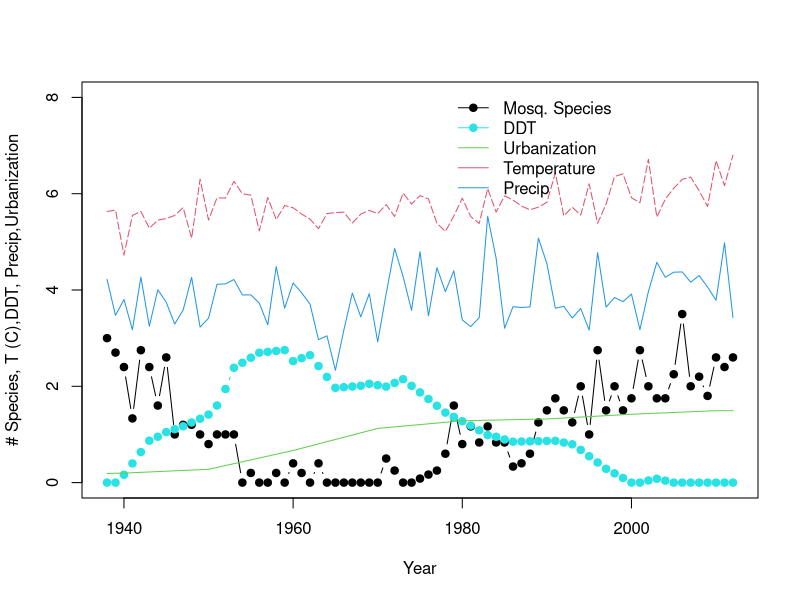
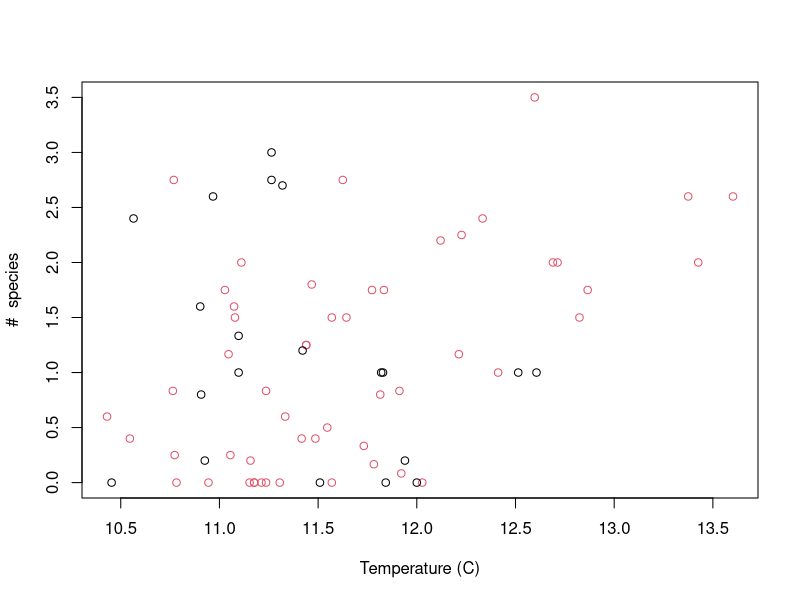
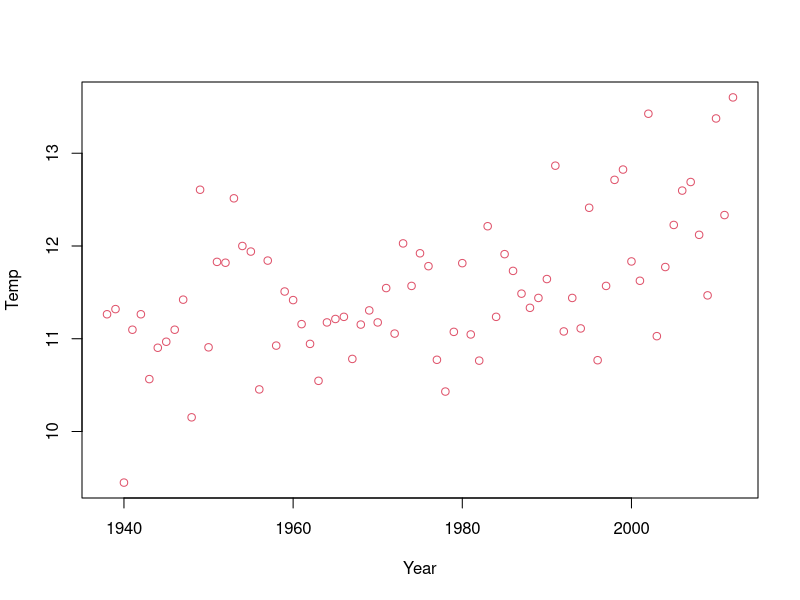
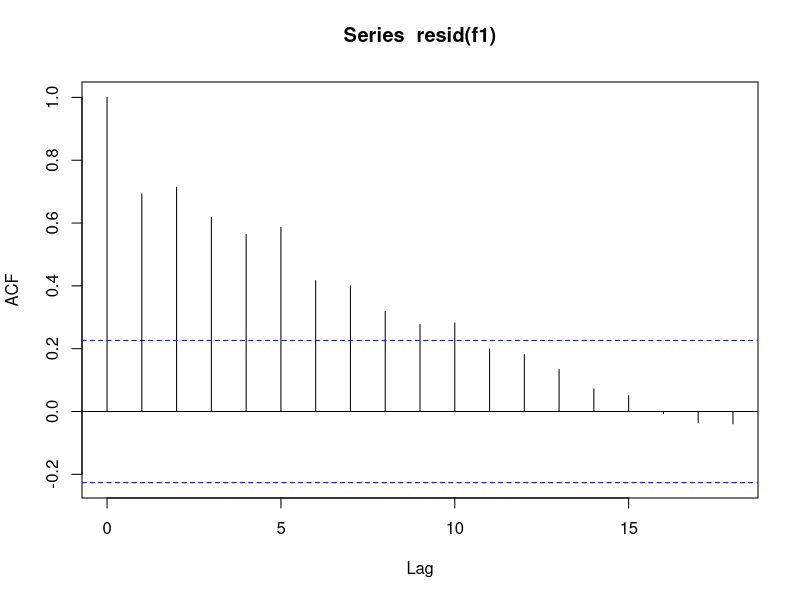
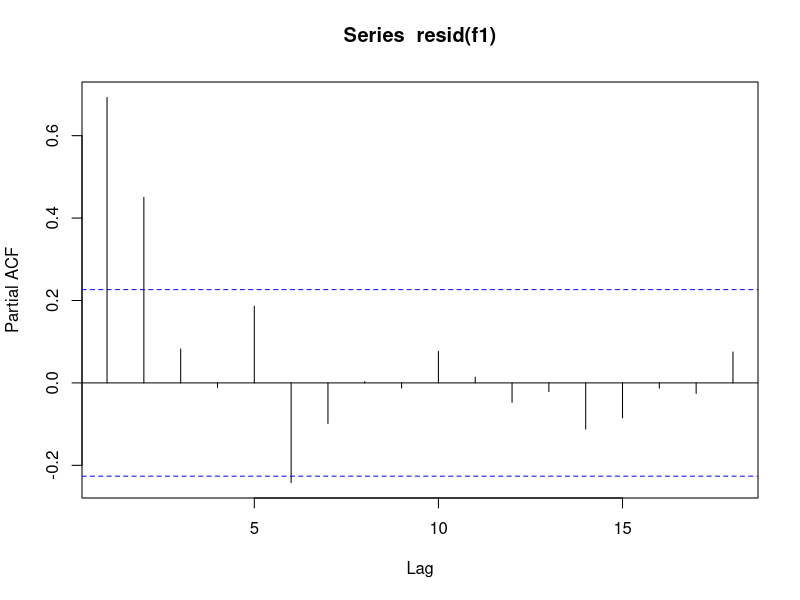

Generate these figures, in order, with R: (Note: this script raises an error after producing the figures.)
#ex_time_series_models
########TIME-SERIES MODELS########
mos = read.csv("mosqtemp.csv")
head(mos)

#plot all the data overtime
with(mos,matplot(x=Year,y=cbind(SppRichness,DDT,Urban,Temp/2,Precip),ylim=c(0,8),type=c(rep("b",2),rep("l",3)),lty=c(rep(1),5),lwd=c(rep(1,5)),pch=c(rep(19,2),rep(0,3)),col=c(1,13,3,2,4),
                 ylab="# Species, T (C),DDT, Precip,Urbanization")) #plot data
legend(x=1979,y=8.2,c("Mosq. Species", "DDT","Urbanization","Temperature","Precip"),pch=c(rep(19,2),32,32,32),lty=1, lwd=c(rep(1,5)),col=c(1,13,3,2,4),bty="n")

plot(SppRichness~Temp,data=mos,ylab="#  species",xlab="Temperature (C)",subset=(Year>1959),col=2) #plot mosq vs temp for last 50 years of data
points(SppRichness~Temp,data=mos,subset=(Year<1960),col=1)#add older data in black

#but remember
plot(Temp~Year,data=mos,ylab="Temp",xlab="Year",col=2) 

f1 = lm(SppRichness ~ Temp, data = mos)
summary(f1)

#autocorrelation plot
acf(resid(f1))
#this says - what is the correlation b/t 1 v2, 1 v 3, 1 v4, etc. 
#we worry about things above the line

#which of the residuals pairs are significantly higher?
pacf(resid(f1))
#this says what is the correlation b/t 1 v 2, 1 v3 (accounting for correlation between 1 & 2), and so on
#we worry about POSITIVE lines that cross the blue

#which of the models are best?
#we can use an AR model

#the syntax of gls is like glm
f1a = gls(SppRichness ~ Temp, data = mos, correlation = corAR1())
summary(f1a)
f1b = gls(SppRichness ~ Temp, data = mos, correlation = corARMA(p=1))
summary(f1b)
#these give identical outputs because we haven't specified q, the moving average part of the model

#but we actually want AR2, because that is when the lag disappear
f2=gls(SppRichness~Temp,data=mos,correlation=corARMA(p=2))
summary(f2)#fit model with AR(2) correlation structure
#at the top it will give us the parameter estimates of the correlation matric structure
pacf(resid(f2, type ="normalized")) #plot of residuals - need "normalized" to show resids that incorporate correlation structure

#an important thing to remember is that we are looking at the correlation of the residuals
#sometimes we can include other variables that will make this correlation disappear
f3 <- lm(SppRichness~Temp+Urban+Precip+DDT,data=mos);summary(f3)# add other variables
pacf(resid(f3))
#with all the other variables, temp is no longer significant, and the autocorrelation isn't bad
f4 <- lm(SppRichness~Urban+Precip+DDT,data=mos);summary(f4)#dropped temp
pacf(resid(f4)) #examine residuals - no longer significant correlation
f4b <- gls(SppRichness~Urban+Precip+DDT,data=mos,correlation=corARMA(p=1));summary(f4b) #fit gls to same model - results nearly identical and AR(1) term very small
pacf(resid(f4b, type ="normalized")) #resids also show no correlation

